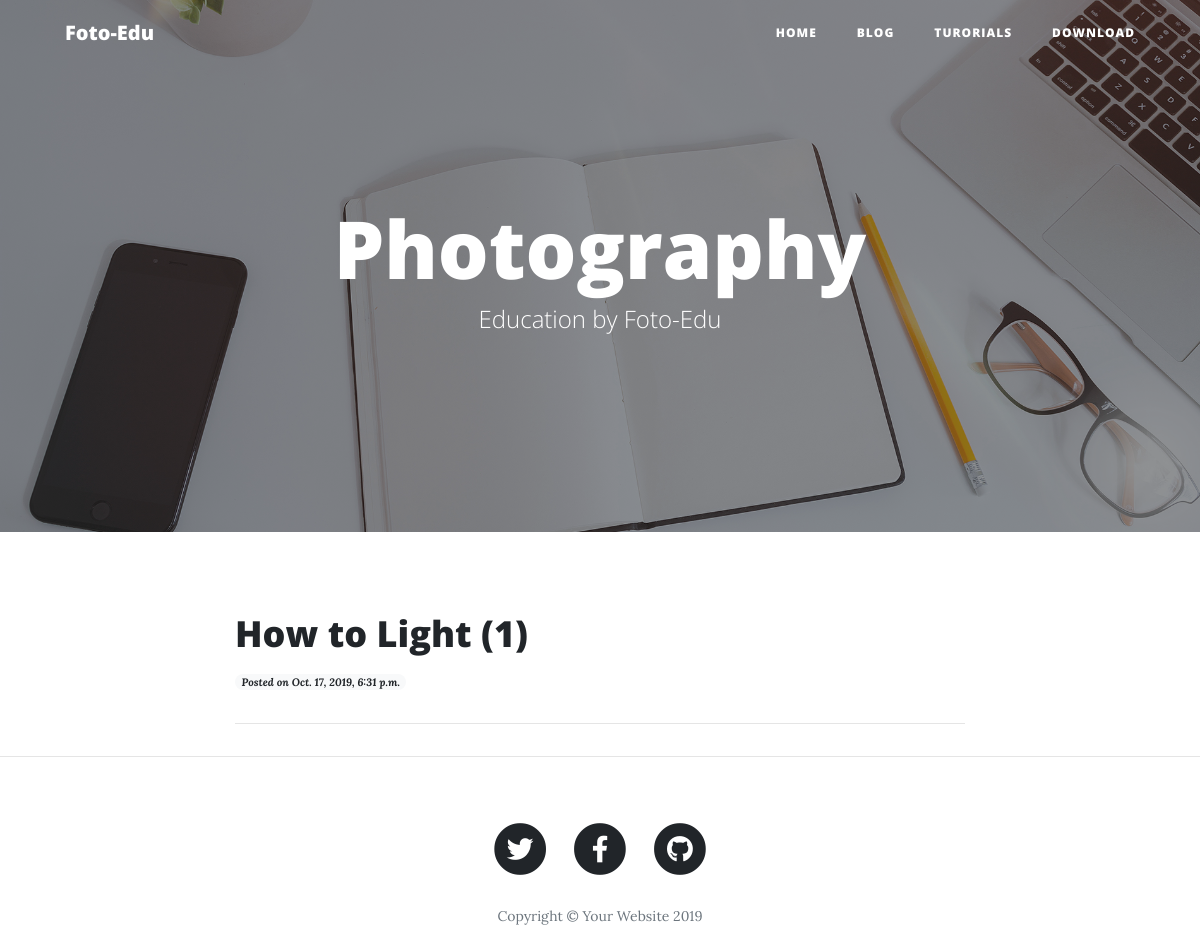
The app's page /, older data.
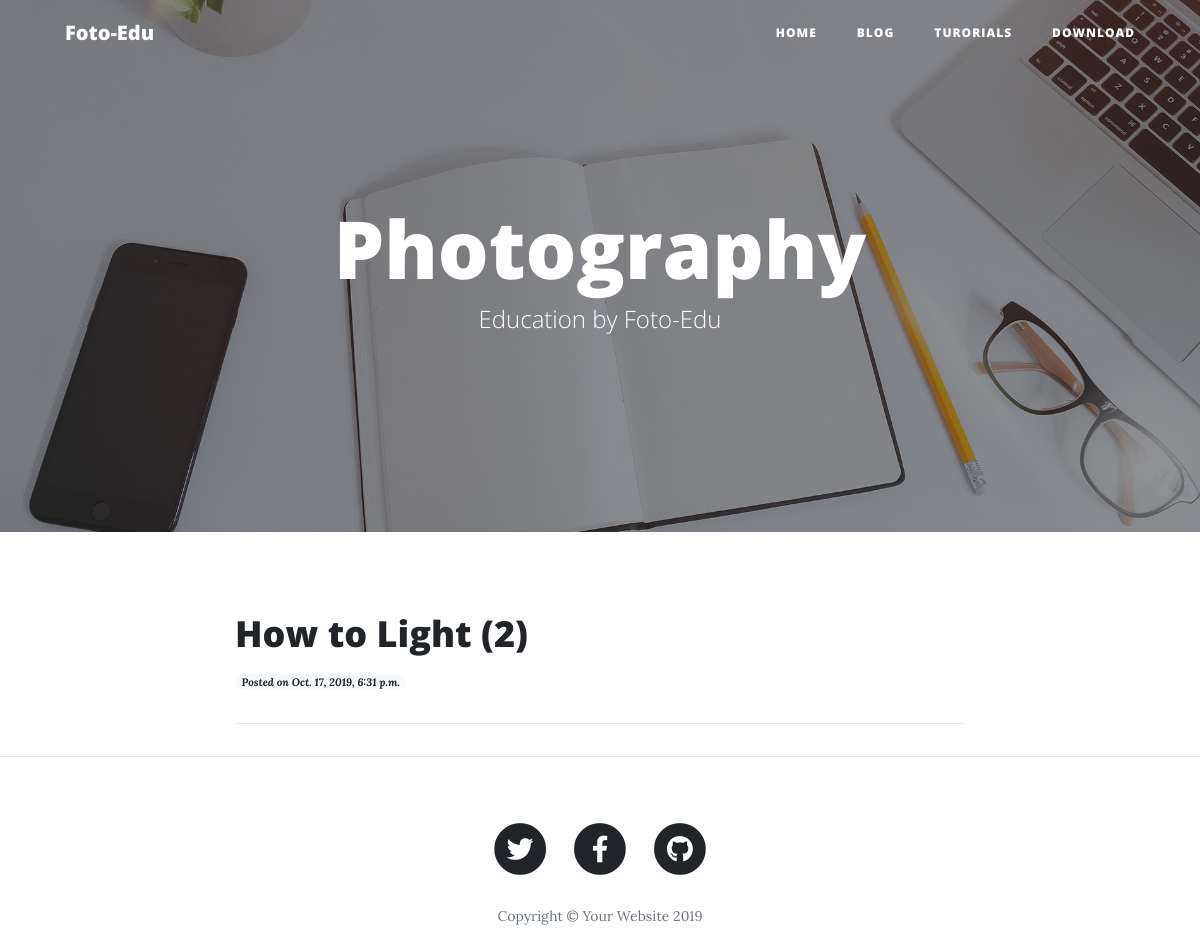
The same page, newer data.
### blog/models.py (models this page shows, shortened)
class Post(models.Model):
    author=models.ForeignKey(User, on_delete=models.CASCADE)
    title=models.CharField(max_length=225, blank=True, null=True )
    photo=models.ImageField(upload_to='static/img/', blank=True, null=True)
    time_to_read=models.DurationField(blank=True, null=True)
    description=RichTextUploadingField(blank=True, null=True)
    category=models.ForeignKey(Category, on_delete=models.CASCADE)
    slug=models.SlugField(default='', blank=True)
    created_at=models.DateTimeField(auto_now_add=True )
    updated_at=models.DateTimeField(auto_now=True)

### blog/views.py (the view)
# urls.py: path('', views.index, name='index'),
def index(request):
    posts=Post.objects.all()
    return render (request, 'index.html', {'posts':posts})

### templates/index.html (shortened to what this page needs)
 {% extends 'base.html' %}
 {% block 'content' %}
 <header class="masthead" style="background-image: url('/static/img/home-bg.jpg')">
     <div class="overlay"></div>
     <div class="container">
         <div class="row">
             <div class="col-lg-8 col-md-10 mx-auto">
                 <div class="site-heading">
                     <h1>Photography</h1>
                     <span class="subheading">Education by Foto-Edu</span>
                 </div>
             </div>
         </div>
     </div>
 </header>
 <div class="container">
     <div class="row">
         <div class="col-lg-8 col-md-10 mx-auto">
             {% for post in posts %}
             <div class="post-preview">
                 <a href="{% url 'blog:post' post.slug %}">
                     <h5 class="post-title">
                         {{ post.title }}
                     </h5>
                 </a>
                 <p class="post-meta"> <small> <span class="badge badge-pill badge-light">  Posted on
                         {{ post.created_at }} </small></p>
             </div>
             <hr>
             {% endfor %}
         </div>
     </div>
 </div>
 {% endblock %}

### templates/base.html (shortened to what this page needs)
<!DOCTYPE html>
<html lang="en">
<head>
  {% load static %}
  <link href="{% static "vendor/bootstrap/css/bootstrap.min.css" %} "   rel="stylesheet">
  <link href="{% static "vendor/fontawesome-free/css/all.min.css" %} "   rel="stylesheet" type="text/css" %} "  >
  <link href="{% static "css/clean-blog.min.css" %} "   rel="stylesheet">
</head>
<body>
  <nav class="navbar navbar-expand-lg navbar-light fixed-top" id="mainNav">
    <div class="container">
      <a class="navbar-brand" href="#">Foto-Edu</a>
      <div class="collapse navbar-collapse" id="navbarResponsive">
        <ul class="navbar-nav ml-auto">
          <li class="nav-item">
            <a class="nav-link" href="{% url 'blog:index' %}">Home</a>
          </li>
          <li class="nav-item">
          <a class="nav-link" href="#">Blog</a>
          </li>
          <li class="nav-item">
            <a class="nav-link" href="#">Turorials</a>
          </li>
          <li class="nav-item">
            <a class="nav-link" href="#">Download </a>
          </li>
        </ul>
      </div>
    </div>
  </nav>
{% block 'content' %}
{% endblock %}
  <hr>
  <footer>
    <div class="container">
      <div class="row">
        <div class="col-lg-8 col-md-10 mx-auto">
          <ul class="list-inline text-center">
            <li class="list-inline-item">
              <a href="#">
                <span class="fa-stack fa-lg">
                  <i class="fas fa-circle fa-stack-2x"></i>
                  <i class="fab fa-twitter fa-stack-1x fa-inverse"></i>
                </span>
              </a>
            </li>
            <li class="list-inline-item">
              <a href="#">
                <span class="fa-stack fa-lg">
                  <i class="fas fa-circle fa-stack-2x"></i>
                  <i class="fab fa-facebook-f fa-stack-1x fa-inverse"></i>
                </span>
              </a>
            </li>
            <li class="list-inline-item">
              <a href="#">
                <span class="fa-stack fa-lg">
                  <i class="fas fa-circle fa-stack-2x"></i>
                  <i class="fab fa-github fa-stack-1x fa-inverse"></i>
                </span>
              </a>
            </li>
          </ul>
          <p class="copyright text-muted">Copyright &copy; Your Website 2019</p>
        </div>
      </div>
    </div>
  </footer>
</body>
</html>

Row changes from the older to the newer data that the page shows:
changed Post: title "How to Light (1)" → "How to Light (2)"
